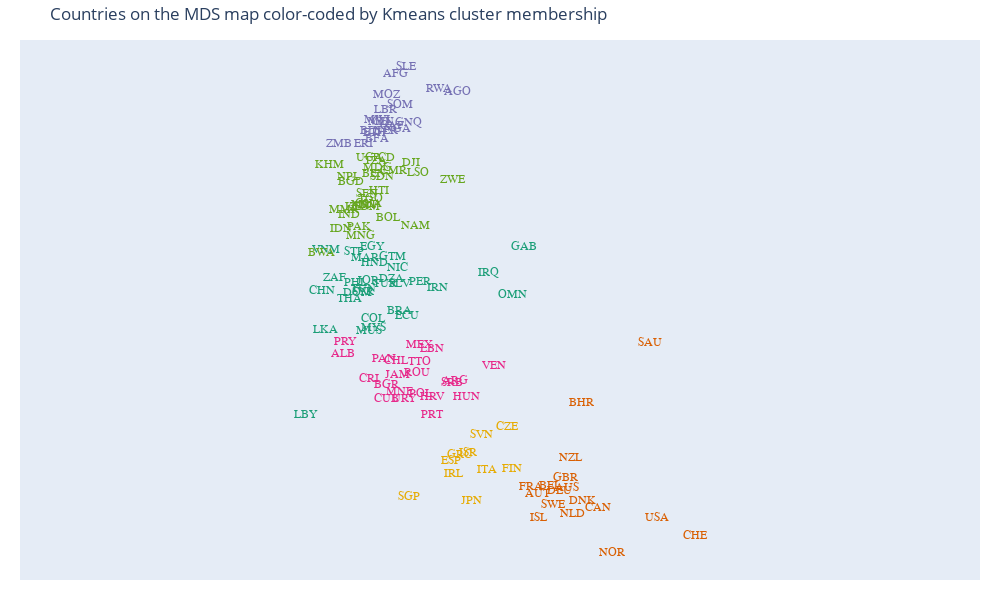

The notebook cell this image was saved under:
### Code cell
#colors from colorbrewer 
#https://colorbrewer2.org/#type=qualitative&scheme=Dark2&n=6
cluster_colors = ['#1b9e77','#d95f02','#7570b3','#e7298a','#66a61e','#e6ab02']

fig = go.Figure() 

for cluster_id, cluster in HDmap.groupby("kmeans6"): 


    fig.add_trace(go.Scatter(x=cluster.MDS_x,
                             y=cluster.MDS_y,
                             mode='text',
                            textfont=dict(
                                family="sans serif",
                                size=12,
                                color=cluster_colors[int(cluster_id)]
                                ), 

                             text=cluster.iso_alpha))

fig.update_yaxes(
    scaleanchor = "x",
    scaleratio = 1,
  )

fig.update_xaxes(visible=False)  
fig.update_yaxes(visible=False)
fig.update_layout(showlegend=False, 
                 margin=dict(l=20, r=20, t=40, b=20),
                 )

#plotly setting figure size 
# https://plotly.com/python/setting-graph-size/
fig.update_layout(height=600, width=1000, title_text="Countries on the MDS map color-coded by Kmeans cluster membership")

fig.show()

### Figure 1 — Plotly figure (JSON) as saved in the notebook; plotly's stock layout.template omitted (floating-point values rounded to 4 significant figures)
{"data": [{"mode": "text", "text": ["DZA", "BRA", "CHN", "COL", "DOM", "ECU", "EGY", "SLV", "GAB", "GTM", "HND", "IRN", "IRQ", "JOR", "LBY", "MYS", "MUS", "MAR", "NIC", "OMN", "PER", "PHL", "STP", "ZAF", "LKA", "SYR", "THA", "TUN", "TUR", "VNM"], "textfont": {"color": "#1b9e77", "family": "sans serif", "size": 12}, "type": "scatter", "x": [-0.8301, -0.5919, -3.115, -1.435, -1.958, -0.3472, -1.473, -0.5686, 3.504, -0.8035, -1.409, 0.658, 2.324, -1.618, -3.662, -1.446, -1.566, -1.717, -0.6369, 3.13, 0.08426, -2.038, -2.083, -2.719, -3.016, -1.783, -2.228, -1.759, -1.061, -2.979], "y": [0.529, -0.5147, 0.1401, -0.7932, 0.07699, -0.6761, 1.572, 0.3562, 1.577, 1.234, 1.064, 0.2168, 0.7371, 0.4735, -3.931, -1.065, -1.191, 1.227, 0.896, 0.014, 0.43, 0.4031, 1.414, 0.5539, -1.149, 0.1064, -0.1395, 0.1977, 0.3584, 1.481]}, {"mode": "text", "text": ["AUS", "AUT", "BHR", "BEL", "CAN", "DNK", "FRA", "DEU", "ISL", "NLD", "NZL", "NOR", "SAU", "SWE", "CHE", "GBR", "USA"], "textfont": {"color": "#d95f02", "family": "sans serif", "size": 12}, "type": "scatter", "x": [4.916, 3.932, 5.381, 4.343, 5.939, 5.433, 3.739, 4.67, 3.967, 5.098, 5.021, 6.4, 7.618, 4.462, 9.092, 4.866, 7.846], "y": [-6.332, -6.516, -3.549, -6.255, -6.973, -6.765, -6.299, -6.428, -7.297, -7.182, -5.334, -8.455, -1.558, -6.893, -7.909, -5.985, -7.307]}, {"mode": "text", "text": ["AFG", "AGO", "BFA", "BDI", "CAF", "GNQ", "ERI", "ETH", "GIN", "LBR", "MWI", "MLI", "MOZ", "NER", "NGA", "RWA", "SLE", "SOM", "ZMB"], "textfont": {"color": "#7570b3", "family": "sans serif", "size": 12}, "type": "scatter", "x": [-0.701, 1.306, -1.306, -1.528, -0.8282, -0.2722, -1.77, -1.4, -1.124, -1.045, -1.326, -1.266, -1.016, -1.02, -0.6341, 0.7022, -0.3688, -0.5508, -2.552], "y": [7.262, 6.664, 5.128, 5.383, 5.537, 5.648, 4.95, 5.318, 5.666, 6.077, 5.74, 5.668, 6.568, 5.387, 5.462, 6.773, 7.479, 6.246, 4.957]}, {"mode": "text", "text": ["ALB", "ARG", "BGR", "CHL", "CRI", "HRV", "CUB", "HUN", "JAM", "LBN", "MEX", "MNE", "PAN", "PRY", "POL", "PRT", "ROU", "SRB", "TTO", "URY", "VEN"], "textfont": {"color": "#e7298a", "family": "sans serif", "size": 12}, "type": "scatter", "x": [-2.425, 1.232, -0.9933, -0.6991, -1.567, 0.5016, -1.004, 1.603, -0.6296, 0.4784, 0.08103, -0.5746, -1.085, -2.379, 0.1065, 0.4893, -0.01988, 1.137, 0.08369, -0.446, 2.505], "y": [-1.924, -2.806, -2.939, -2.172, -2.746, -3.336, -3.394, -3.352, -2.618, -1.76, -1.64, -3.174, -2.103, -1.528, -3.253, -3.932, -2.542, -2.876, -2.182, -3.394, -2.324]}, {"mode": "text", "text": ["BGD", "BEN", "BOL", "BWA", "KHM", "CMR", "TCD", "COM", "DJI", "GHA", "HTI", "IND", "IDN", "KEN", "LSO", "MDG", "MRT", "MNG", "MMR", "NAM", "NPL", "PAK", "SEN", "SDN", "TZA", "TGO", "UGA", "ZWE"], "textfont": {"color": "#66a61e", "family": "sans serif", "size": 12}, "type": "scatter", "x": [-2.176, -1.429, -0.9642, -3.139, -2.889, -0.7691, -1.115, -1.686, -0.215, -1.599, -1.254, -2.245, -2.504, -1.962, 0.03782, -1.304, -1.749, -1.862, -2.415, -0.04498, -2.259, -1.893, -1.649, -1.148, -1.38, -1.544, -1.556, 1.156], "y": [3.704, 3.957, 2.528, 1.369, 4.259, 4.073, 4.49, 2.891, 4.334, 2.992, 3.424, 2.632, 2.164, 2.884, 4.004, 4.182, 2.954, 1.927, 2.785, 2.277, 3.864, 2.227, 3.301, 3.881, 4.381, 3.159, 4.504, 3.776]}, {"mode": "text", "text": ["CZE", "FIN", "GRC", "IRL", "ISR", "ITA", "JPN", "SGP", "SVN", "ESP"], "textfont": {"color": "#e6ab02", "family": "sans serif", "size": 12}, "type": "scatter", "x": [2.953, 3.118, 1.399, 1.206, 1.661, 2.3, 1.794, -0.2609, 2.096, 1.113], "y": [-4.339, -5.687, -5.231, -5.869, -5.186, -5.74, -6.765, -6.634, -4.577, -5.434]}], "layout": {"height": 600, "margin": {"b": 20, "l": 20, "r": 20, "t": 40}, "showlegend": false, "title": {"text": "Countries on the MDS map color-coded by Kmeans cluster membership"}, "width": 1000, "xaxis": {"visible": false}, "yaxis": {"scaleanchor": "x", "scaleratio": 1, "visible": false}}}
